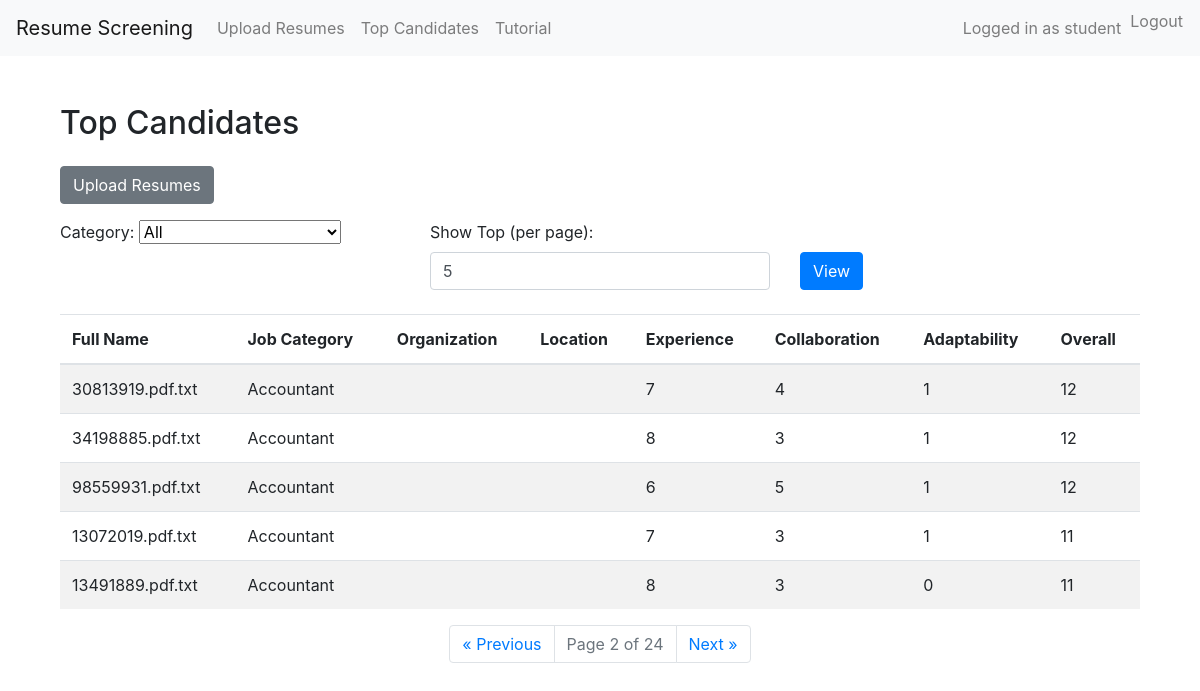
The app's page /upload/results/?page=2&category=&count=5 (signed in) with its own data.
### screening/models.py (models this page shows, shortened)
class ScreeningResult(models.Model):
    resume = models.OneToOneField(Resume, on_delete=models.CASCADE)
    organization = models.CharField(max_length=255, blank=True)
    location = models.CharField(max_length=255, blank=True)
    skill_score = models.IntegerField(default=0)
    collaboration_score = models.IntegerField(default=0)
    adaptability_score = models.IntegerField(default=0)
    overall_score = models.IntegerField(default=0)

class Resume(models.Model):
    full_name = models.CharField(max_length=255, blank=True)
    file = models.FileField(upload_to="resumes/")
    job_category = models.CharField(max_length=50, choices=JOB_CATEGORIES)
    uploaded_at = models.DateTimeField(auto_now_add=True)

### screening/views.py (the view)
# urls.py: path('results/', views.top_candidates, name='top_candidates'),
@login_required
def top_candidates(request):
    selected_category = request.GET.get("category", "")
    selected_count = request.GET.get("count", "5")
    try:
        per_page = int(selected_count)
    except ValueError:
        per_page = 5
    results = ScreeningResult.objects.all().order_by("-overall_score")
    if selected_category:
        results = results.filter(resume__job_category=selected_category)
    paginator = Paginator(results, per_page)
    page_number = request.GET.get("page")
    try:
        results_page = paginator.page(page_number)
    except PageNotAnInteger:
        results_page = paginator.page(1)
    except EmptyPage:
        results_page = paginator.page(paginator.num_pages)
    job_categories = ResumeUploadForm.JOB_CATEGORIES
    return render(request, "screening/results.html", {
        "results": results_page,
        "job_categories": job_categories,
        "selected_category": selected_category,
        "selected_count": per_page,
    })

### screening/templates/screening/results.html (shortened to what this page needs)
{% extends "base.html" %}
{% block content %}
<div class="container mt-5">
    <h2 class="mb-4">Top Candidates</h2>
    <a href="{% url 'upload_resume' %}" class="btn btn-secondary mb-3">Upload Resumes</a>
    <form method="get" class="row g-3 mb-4">
        <div class="col-md-4">
            <label for="category" class="form-label">Category:</label>
            <select name="category" id="category" class="form-select">
                <option value="">All</option>
            </select>
        </div>
        <div class="col-md-4">
            <label for="count" class="form-label">Show Top (per page):</label>
            <input type="number" name="count" id="count" class="form-control" min="1" max="100" value="{{ selected_count|default:5 }}">
        </div>
        <div class="col-md-4 align-self-end">
            <button type="submit" class="btn btn-primary">View</button>
        </div>
    </form>
    {% if results %}
        <table class="table table-striped">
            <thead>
                <tr>
                    <th>Full Name</th>
                    <th>Job Category</th>
                    <th>Organization</th>
                    <th>Location</th>
                    <th>Experience</th>
                    <th>Collaboration</th>
                    <th>Adaptability</th>
                    <th>Overall</th>
                </tr>
            </thead>
            <tbody>
                {% for result in results %}
                    <tr>
                        <td>{{ result.resume.full_name }}</td>
                        <td>{{ result.resume.job_category }}</td>
                        <td>{{ result.organization }}</td>
                        <td>{{ result.location }}</td>
                        <td>{{ result.skill_score }}</td>
                        <td>{{ result.collaboration_score }}</td>
                        <td>{{ result.adaptability_score }}</td>
                        <td>{{ result.overall_score }}</td>
                    </tr>
                {% endfor %}
            </tbody>
        </table>
        <nav aria-label="Page navigation">
            <ul class="pagination justify-content-center">
                {% if results.has_previous %}
                    <li class="page-item">
                        <a class="page-link" href="?page={{ results.previous_page_number }}&category={{ selected_category }}&count={{ selected_count }}" aria-label="Previous">
                            <span aria-hidden="true">&laquo; Previous</span>
                        </a>
                    </li>
                {% else %}
                    <li class="page-item disabled">
                        <span class="page-link">&laquo; Previous</span>
                    </li>
                {% endif %}
                <li class="page-item disabled">
                    <span class="page-link">Page {{ results.number }} of {{ results.paginator.num_pages }}</span>
                </li>
                {% if results.has_next %}
                    <li class="page-item">
                        <a class="page-link" href="?page={{ results.next_page_number }}&category={{ selected_category }}&count={{ selected_count }}" aria-label="Next">
                            <span aria-hidden="true">Next &raquo;</span>
                        </a>
                    </li>
                {% else %}
                    <li class="page-item disabled">
                        <span class="page-link">Next &raquo;</span>
                    </li>
                {% endif %}
            </ul>
        </nav>
    {% else %}
        <p>No results found.</p>
    {% endif %}
</div>
{% endblock %}

### screening/templates/base.html (shortened to what this page needs)
<!DOCTYPE html>
<html lang="en">
<head>
    <link rel="stylesheet" href="https://stackpath.bootstrapcdn.com/bootstrap/4.5.2/css/bootstrap.min.css">
</head>
<body>
<nav class="navbar navbar-expand-lg navbar-light bg-light">
    <a class="navbar-brand" href="{% url 'upload_resume' %}">Resume Screening</a>
    <div class="collapse navbar-collapse">
        <ul class="navbar-nav mr-auto">
            <li class="nav-item"><a class="nav-link" href="{% url 'upload_resume' %}">Upload Resumes</a></li>
            <li class="nav-item"><a class="nav-link" href="{% url 'top_candidates' %}">Top Candidates</a></li>
            <li class="nav-item"><a class="nav-link" href="{% url 'tutorial' %}">Tutorial</a></li>
        </ul>
        <ul class="navbar-nav">
            {% if user.is_authenticated %}
                <li class="nav-item">
                    <span class="navbar-text mr-2">Logged in as {{ user.username }}</span>
                </li>
                <li class="nav-item">
                    <form method="post" action="{% url 'logout' %}" style="display:inline;">
                        <button type="submit" class="btn btn-link nav-link" style="padding: 0;">Logout</button>
                    </form>
                </li>
            {% else %}
                <li class="nav-item"><a class="nav-link" href="{% url 'login' %}">Login</a></li>
            {% endif %}
        </ul>
    </div>
</nav>
<div class="container mt-3">
    {% block content %}{% endblock %}
</div>
</body>
</html>

### records on screen
ScreeningResult: resume.full_name "30813919.pdf.txt", resume.job_category "Accountant", skill_score "7", collaboration_score "4", adaptability_score "1", overall_score "12"
ScreeningResult: resume.full_name "34198885.pdf.txt", resume.job_category "Accountant", skill_score "8", collaboration_score "3", adaptability_score "1", overall_score "12"
ScreeningResult: resume.full_name "98559931.pdf.txt", resume.job_category "Accountant", skill_score "6", collaboration_score "5", adaptability_score "1", overall_score "12"
ScreeningResult: resume.full_name "13072019.pdf.txt", resume.job_category "Accountant", skill_score "7", collaboration_score "3", adaptability_score "1", overall_score "11"
ScreeningResult: resume.full_name "13491889.pdf.txt", resume.job_category "Accountant", skill_score "8", collaboration_score "3", adaptability_score "0", overall_score "11"

### other values on screen
{{ user.username }} "student"
{{ results.number }} "2"
{{ results.paginator.num_pages }} "24"
